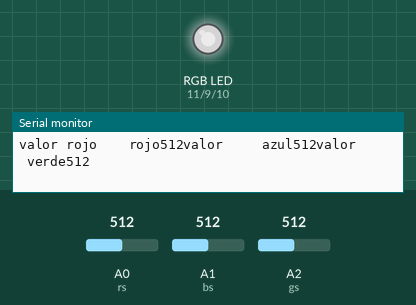
This sketch was run on a simulated Arduino Uno, built with avr-gcc and run on an emulated ATmega328P. Shown: an RGB LED mixed from three pins (HIGH = lit), the last lines printed to the serial monitor. The inputs (shaded band) are chosen by the test bench; at power-on: A0 (rs) = 512, A1 (bs) = 512, A2 (gs) = 512. Dim RGB values are drawn brighter than linear.

Above: at 1.2 s.
1.3 s: A0 (rs) set to 108
At 2.5 s:
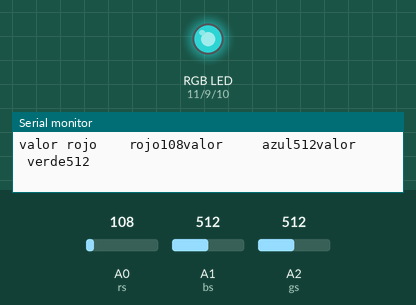
2.8 s: A0 (rs) set to 95
At 3.4 s:
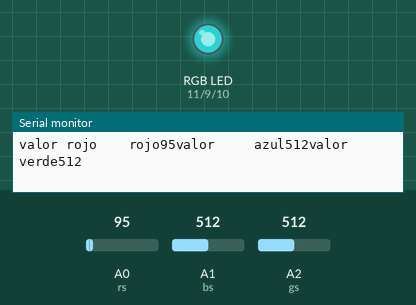
5.8 s: A1 (bs) set to 108
At 6.9 s:
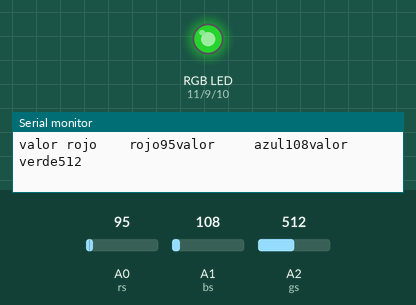
7.3 s: A1 (bs) set to 88
At 7.7 s:
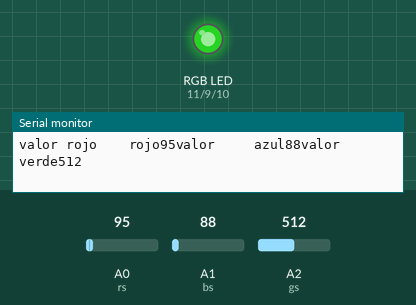
10.3 s: A2 (gs) set to 11
At 11.1 s:
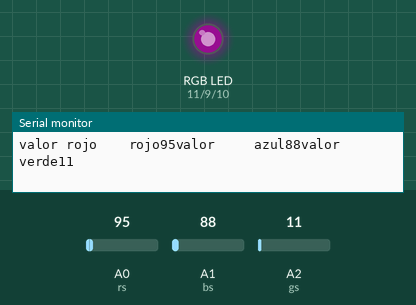
11.8 s: A2 (gs) set to 8
Timing chart, 0 to 14.8 s (numbered marks = the images above; inputs shaded):
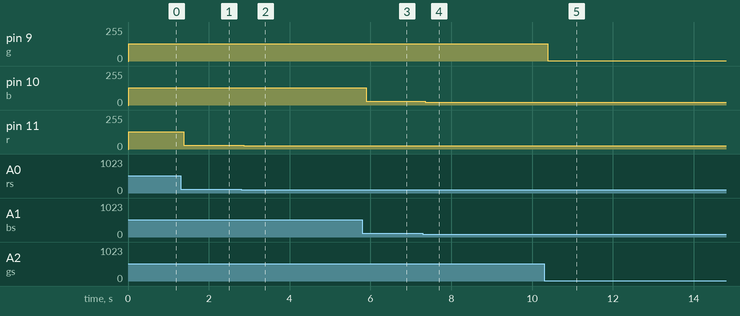

Measured:
- after the input at 1.3 s, pin 11 (r): 128/255 → 27/255 after 0.08 s
- after the input at 2.8 s, pin 11 (r): 27/255 → 23/255 after 0.06 s
- after the input at 5.8 s, pin 10 (b): 128/255 → 27/255 after 0.10 s
- after the input at 7.3 s, pin 10 (b): 27/255 → 22/255 after 0.06 s
- after the input at 10.3 s, pin 9 (g): 128/255 → 2/255 after 0.09 s

The sketch:

practica3.ino
```cpp
int r=11;
int b=10;
int g=9;

int rs=A0;
int bs=A1;
int gs=A2;

int red=0;
int blue=0;
int green=0;
void setup() {
  // put your setup code here, to run once:
pinMode(r, OUTPUT);
pinMode(b, OUTPUT);
pinMode(g, OUTPUT);
Serial.begin(9600);
}

void loop() {
 red=analogRead(rs); delay(5);
 blue=analogRead(bs); delay(5);
 green=analogRead(gs); delay(5);

 Serial.print("valor rojo \t rojo");
 Serial.print(red);
 Serial.print("valor  \t azul");
 Serial.print(blue);
 Serial.print("valor  \t verde");
 Serial.print(green);
 Serial.println();


 analogWrite(r, red/4);
 analogWrite(b, blue/4);
 analogWrite(g, green/4);

}
```
